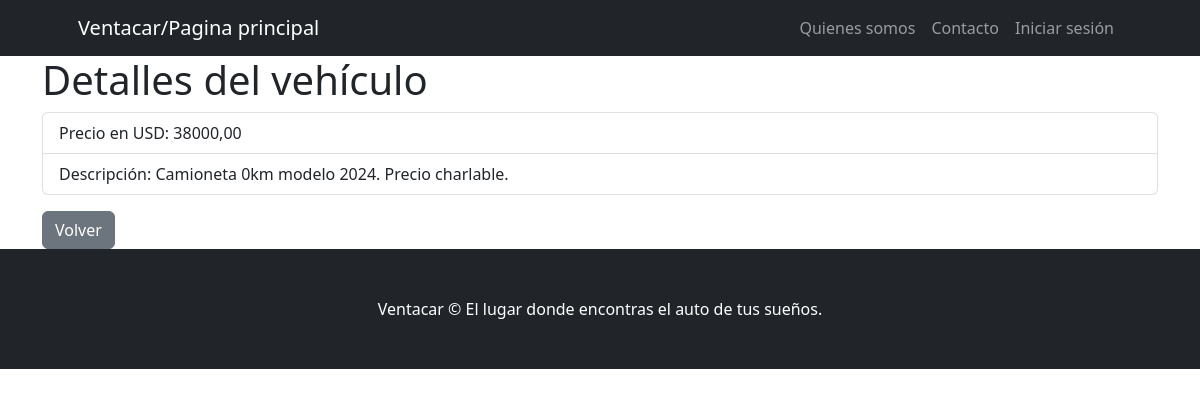
The page /vehiculos/vehiculo/detalle/14 on the database as committed earlier.
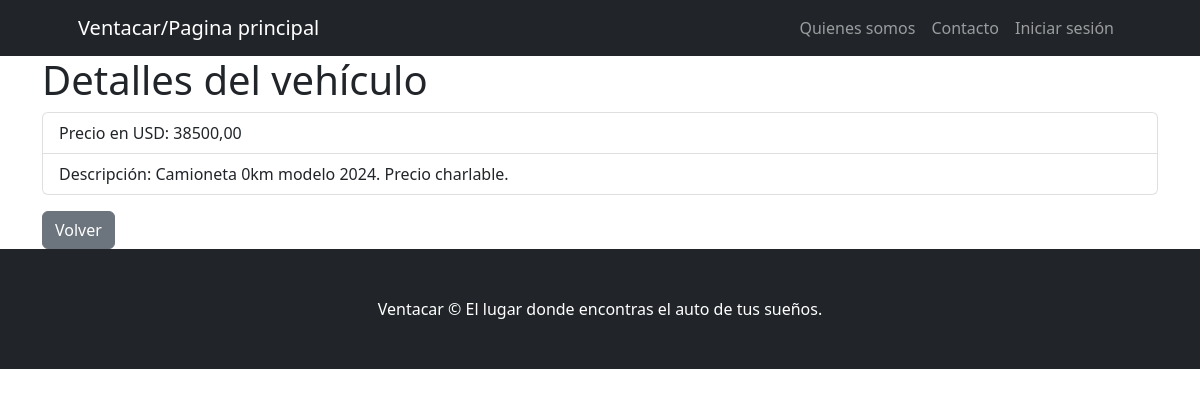
The same page on the database as committed later.
### vehiculos/models.py (models this page shows, shortened)
class Ver_vehiculos(models.Model):
    tipo = models.CharField(max_length=30)
    modelos = models.CharField(max_length=30)
    marcas = models.CharField(max_length=30)
    valor_dolares = models.DecimalField(max_digits=10, decimal_places=2, null = True)
    descripcion = models.CharField(max_length=400, null=True)
    class Meta:
        verbose_name = "Ver Vehículo"
        verbose_name_plural = "Ver Vehículos"

### vehiculos/views.py (the view)
# urls.py: path('vehiculo/detalle/<int:pk>', Ver_vehiculosDetail.as_view(), name='detalle_vehiculo'),
class Ver_vehiculosDetail(DetailView):
    model = Ver_vehiculos
    context_object_name = "vehiculo"
    template_name = "vehiculos/lista_vehiculos_detalle.html"

### vehiculos/templates/vehiculos/lista_vehiculos_detalle.html (shortened to what this page needs)
{% extends 'core/base.html' %}
{% block content %}
<div class="container">
    <h1>Detalles del vehículo</h1>
    <ul class="list-group">
        <li class="list-group-item">Precio en USD: {{ vehiculo.valor_dolares }}</li>
        <li class="list-group-item">Descripción: {{ vehiculo.descripcion }}</li>
    </ul>
    <div class="mt-3">
        <a href="{% url 'vehiculos:lista_vehiculos' %}" class="btn btn-secondary">Volver</a>
    </div>
</div>
{% endblock content %}

Rows that differ between the two databases and show on the page:
changed Ver_vehiculos: valor_dolares "38000,00" → "38500,00"
